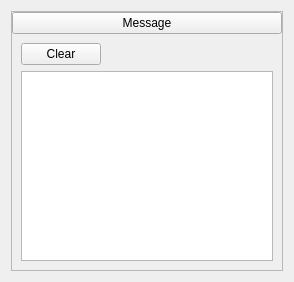
<?xml version="1.0" encoding="UTF-8"?>
<ui version="4.0">
 <class>GMessageView</class>
 <widget class="QWidget" name="GMessageView">
  <property name="geometry">
   <rect>
    <x>0</x>
    <y>0</y>
    <width>294</width>
    <height>282</height>
   </rect>
  </property>
  <property name="windowTitle">
   <string>GMessageView</string>
  </property>
  <layout class="QGridLayout" name="gridLayout">
   <item row="0" column="0">
    <widget class="QFrame" name="m_content">
     <property name="minimumSize">
      <size>
       <width>0</width>
       <height>100</height>
      </size>
     </property>
     <property name="frameShape">
      <enum>QFrame::StyledPanel</enum>
     </property>
     <property name="frameShadow">
      <enum>QFrame::Raised</enum>
     </property>
     <layout class="QGridLayout" name="gridLayout_2">
      <property name="leftMargin">
       <number>0</number>
      </property>
      <property name="topMargin">
       <number>0</number>
      </property>
      <property name="rightMargin">
       <number>0</number>
      </property>
      <property name="bottomMargin">
       <number>0</number>
      </property>
      <property name="spacing">
       <number>0</number>
      </property>
      <item row="0" column="0">
       <widget class="QPushButton" name="m_title">
        <property name="cursor">
         <cursorShape>PointingHandCursor</cursorShape>
        </property>
        <property name="text">
         <string>Message</string>
        </property>
       </widget>
      </item>
      <item row="1" column="0">
       <widget class="QWidget" name="m_body" native="true">
        <layout class="QGridLayout" name="gridLayout_3">
         <item row="0" column="0">
          <widget class="QPushButton" name="m_clear">
           <property name="cursor">
            <cursorShape>PointingHandCursor</cursorShape>
           </property>
           <property name="text">
            <string>Clear</string>
           </property>
          </widget>
         </item>
         <item row="0" column="1">
          <spacer name="horizontalSpacer">
           <property name="orientation">
            <enum>Qt::Horizontal</enum>
           </property>
           <property name="sizeHint" stdset="0">
            <size>
             <width>172</width>
             <height>20</height>
            </size>
           </property>
          </spacer>
         </item>
         <item row="1" column="0" colspan="2">
          <widget class="QTextEdit" name="m_message">
           <property name="readOnly">
            <bool>true</bool>
           </property>
          </widget>
         </item>
        </layout>
       </widget>
      </item>
     </layout>
    </widget>
   </item>
  </layout>
 </widget>
 <resources/>
 <connections/>
</ui>
